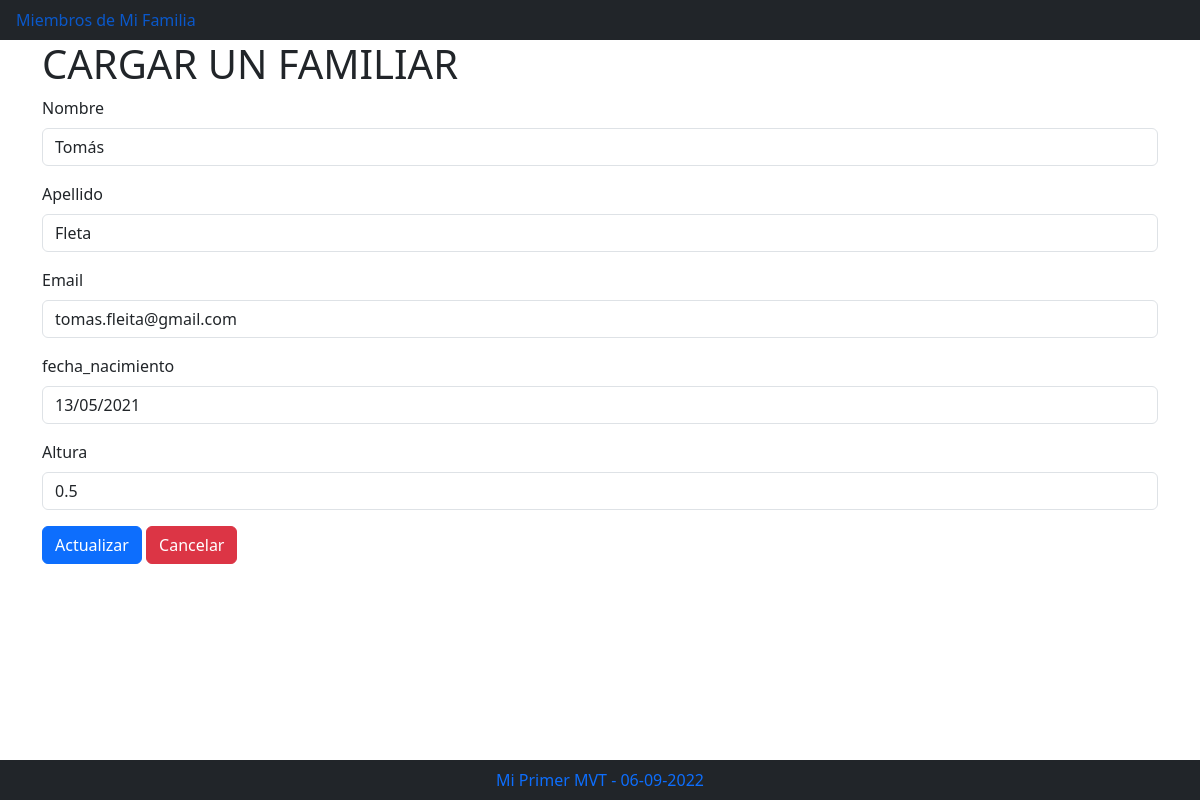
Page /actualizar/3 on the committed database.
### familia/models.py (models this page shows)
class Persona(models.Model):
    nombre = models.CharField(max_length=100)
    apellido = models.CharField(max_length=100)
    email = models.CharField(max_length=100)
    fecha_nacimiento = models.DateField()
    altura = models.FloatField(default=0.0)

### familia/views.py (the view, shortened to what this page needs)
# urls.py: path('actualizar/', views.actualizar, name="actualizar_action"),
def actualizar(request, identificador=''):
    if request.method == "GET":
        persona = get_object_or_404(Persona, pk=int(identificador))
        initial = {
            "id": persona.id,
            "nombre": persona.nombre,
            "apellido": persona.apellido,
            "email": persona.email,
            "fecha_nacimiento": persona.fecha_nacimiento.strftime("%d/%m/%Y"),
            "altura": persona.altura,
        }
        form_actualizar = ActualizarPersonaForm(initial=initial)
        return render(request, 'familia/form_carga.html', {'form': form_actualizar, 'actualizar': True})

### familia/forms.py
class ActualizarPersonaForm(PersonaForm):
    id = forms.IntegerField(widget = forms.HiddenInput())

### familia/templates/familia/form_carga.html (shortened to what this page needs)
{% extends "familia/index.html" %}
{% load bootstrap5 %}
{% block cuerpo %}
<div class="container">
   <div class="row">
     <div class="col">
      <h1>CARGAR UN FAMILIAR</h1>
     </div>
     </div>
     <div class="row">
     <div class="col">
      {% if actualizar %}
          <form action="{% url  'actualizar_action' %}" method="post">
      {% else %}
          <form action="{% url  'agregar'%}" method="post">
      {% endif %}
      {% bootstrap_form form %}
      {% if actualizar %}
        {% bootstrap_button "Actualizar" button_type="submit" button_class="btn-primary" %}
      {% else %}
        {% bootstrap_button "Agregrar" button_type="submit" button_class="btn-primary" %}
      {% endif %}
      <a href="{{ view.get_success_url }}" class="btn btn-danger">Cancelar</a>
      </form>
     </div>
   </div>
 </div>
{% endblock %}

### rows in the picture
Persona: nombre "Tomás", apellido "Fleta", email "tomas.fleita@gmail.com", fecha_nacimiento "13/05/2021", altura "0.5"
